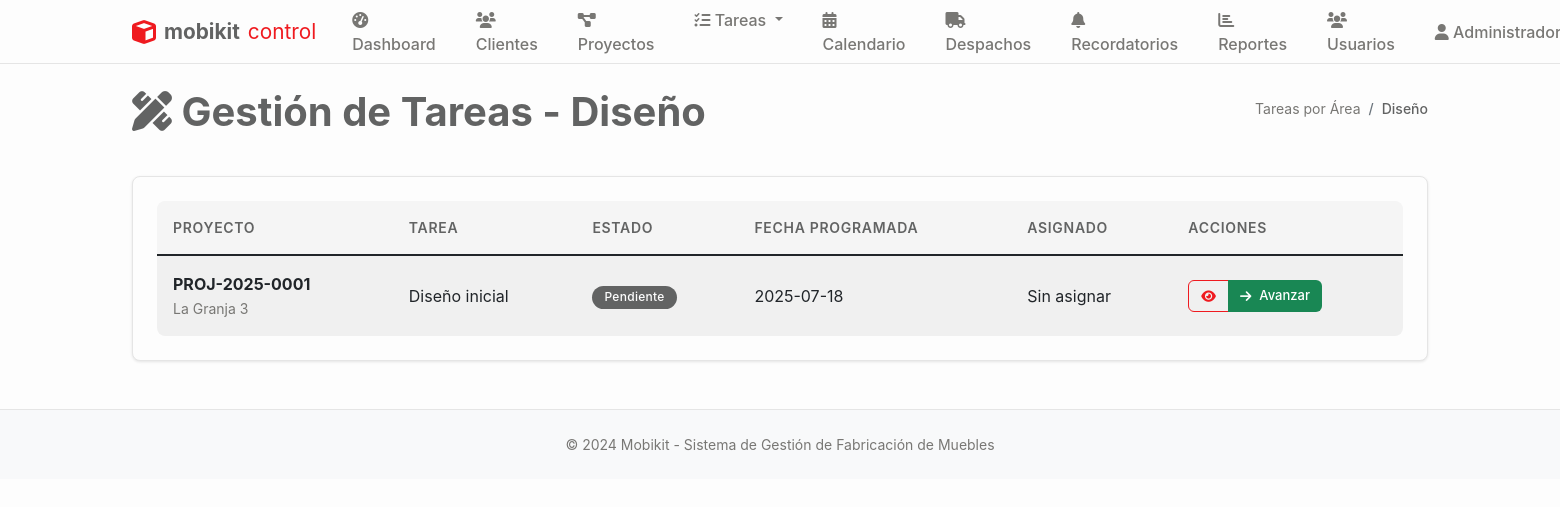
/tareas/diseño (signed in), run on an earlier commit of the app's database.
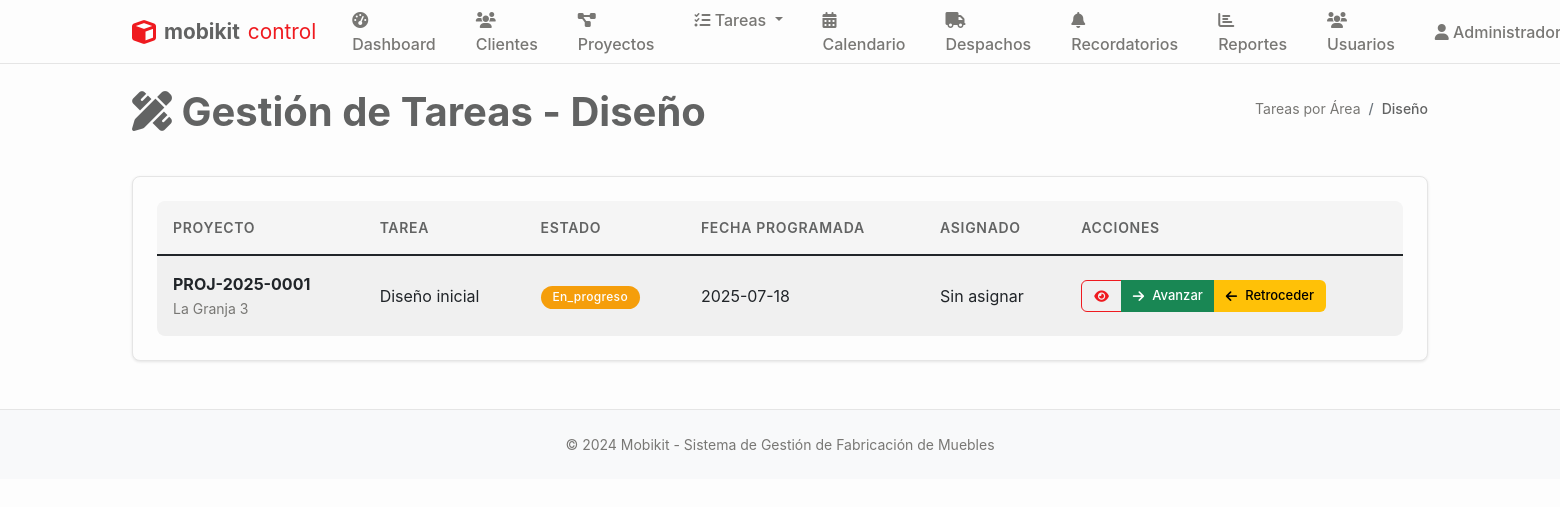
And on a later commit of the database.
### tables this page shows
CREATE TABLE tareas (
    id INTEGER PRIMARY KEY AUTOINCREMENT,
    proyecto_id INTEGER NOT NULL,
    codigo TEXT, -- Código de tarea opcional
    titulo TEXT NOT NULL,
    descripcion TEXT,
    tipo TEXT DEFAULT 'general' CHECK (tipo IN ('diseño', 'fabricación', 'control_calidad', 'embalaje', 'despacho', 'general')),
    rol_asignado TEXT NOT NULL,
    usuario_asignado_id INTEGER,
    area_id INTEGER,
    estado TEXT DEFAULT 'pendiente' CHECK (estado IN ('pendiente', 'en_progreso', 'pausada', 'completada', 'cancelada')),
    prioridad TEXT DEFAULT 'media' CHECK (prioridad IN ('baja', 'media', 'alta', 'urgente')),
    fecha_programada DATE,
    fecha_inicio TIMESTAMP,
    fecha_completada TIMESTAMP,
    tiempo_estimado INTEGER, -- En horas
    tiempo_real INTEGER, -- En horas
    dependencias TEXT, -- JSON con IDs de tareas dependientes
    observaciones TEXT,
    created_at TIMESTAMP DEFAULT CURRENT_TIMESTAMP,
    updated_at TIMESTAMP DEFAULT CURRENT_TIMESTAMP, etapa_fabricacion TEXT 
                CHECK (etapa_fabricacion IN ('seccionado', 'enchapado', 'mecanizado', 'fabricacion_completo')),
    FOREIGN KEY (proyecto_id) REFERENCES proyectos (id),
    FOREIGN KEY (usuario_asignado_id) REFERENCES usuarios (id),
    FOREIGN KEY (area_id) REFERENCES areas (id)
);

CREATE TABLE proyectos (
    id INTEGER PRIMARY KEY AUTOINCREMENT,
    codigo TEXT UNIQUE NOT NULL, -- Código único del proyecto
    nombre TEXT NOT NULL,
    cliente_id INTEGER NOT NULL,
    descripcion TEXT,
    estado TEXT DEFAULT 'diseño' CHECK (estado IN ('diseño', 'aprobado', 'producción', 'embalaje', 'despacho', 'entregado', 'cancelado')),
    prioridad TEXT DEFAULT 'media' CHECK (prioridad IN ('baja', 'media', 'alta', 'urgente')),
    fecha_inicio DATE,
    fecha_entrega DATE,
    fecha_entrega_real DATE,
    diseñador_id INTEGER,
    supervisor_id INTEGER,
    presupuesto DECIMAL(12,2),
    costo_real DECIMAL(12,2),
    observaciones TEXT,
    created_at TIMESTAMP DEFAULT CURRENT_TIMESTAMP,
    updated_at TIMESTAMP DEFAULT CURRENT_TIMESTAMP,
    FOREIGN KEY (cliente_id) REFERENCES clientes (id),
    FOREIGN KEY (diseñador_id) REFERENCES usuarios (id),
    FOREIGN KEY (supervisor_id) REFERENCES usuarios (id)
);

### main.py (the view)
@app.route('/tareas/diseño')
@login_required
@role_required(['diseñador', 'admin', 'general'])
def tareas_diseño():
    conn = sqlite3.connect('mobikit.db')
    cursor = conn.cursor()
    cursor.execute('''
        SELECT t.id, t.titulo, p.nombre as proyecto, p.codigo, t.estado,
               t.fecha_programada, t.descripcion, u.nombre as asignado,
               t.created_at
        FROM tareas t
        JOIN proyectos p ON t.proyecto_id = p.id
        LEFT JOIN usuarios u ON t.usuario_asignado_id = u.id
        WHERE t.rol_asignado = 'diseñador' OR t.tipo = 'diseño'
        ORDER BY
            CASE t.estado
                WHEN 'pendiente' THEN 1
                WHEN 'en_progreso' THEN 2
                WHEN 'completada' THEN 3
            END,
            t.fecha_programada ASC
    ''')
    tareas_list = cursor.fetchall()
    conn.close()
    return render_template('tareas_diseño.html', tareas=tareas_list)

### main.py (called while the page is built)
def login_required(f):
    @wraps(f)
    def decorated_function(*args, **kwargs):
        if 'user_id' not in session:
            return redirect(url_for('login'))
        return f(*args, **kwargs)
    return decorated_function

def role_required(roles):
    def decorator(f):
        @wraps(f)
        def decorated_function(*args, **kwargs):
            if 'user_role' not in session or session['user_role'] not in roles:
                flash('No tienes permisos para acceder a esta página', 'error')
                return redirect(url_for('dashboard'))
            return f(*args, **kwargs)
        return decorated_function
    return decorator

### templates/tareas_diseño.html (shortened to what this page needs)
{% extends "base.html" %}
{% block content %}
<div class="d-flex justify-content-between align-items-center mb-4">
    <h1><i class="fas fa-pencil-ruler"></i> Gestión de Tareas - Diseño</h1>
    <nav aria-label="breadcrumb">
        <ol class="breadcrumb">
            <li class="breadcrumb-item"><a href="{{ url_for('tareas_area') }}">Tareas por Área</a></li>
            <li class="breadcrumb-item active">Diseño</li>
        </ol>
    </nav>
</div>
<div class="card">
    <div class="card-body">
        {% if tareas %}
        <div class="table-responsive">
            <table class="table table-striped">
                <thead>
                    <tr>
                        <th>Proyecto</th>
                        <th>Tarea</th>
                        <th>Estado</th>
                        <th>Fecha Programada</th>
                        <th>Asignado</th>
                        <th>Acciones</th>
                    </tr>
                </thead>
                <tbody>
                    {% for tarea in tareas %}
                    <tr>
                        <td>
                            <strong>{{ tarea[3] }}</strong><br>
                            <small class="text-muted">{{ tarea[2] }}</small>
                        </td>
                        <td>{{ tarea[1] }}</td>
                        <td>
                            <span class="badge bg-{{ 'success' if tarea[4] == 'completada' else 'warning' if tarea[4] == 'en_progreso' else 'secondary' }}">
                                {{ tarea[4]|title }}
                            </span>
                        </td>
                        <td>{{ tarea[5] if tarea[5] else 'Sin fecha' }}</td>
                        <td>{{ tarea[7] if tarea[7] else 'Sin asignar' }}</td>
                        <td>
                            <div class="btn-group" role="group">
                                <a href="{{ url_for('tarea_detalle', tarea_id=tarea[0]) }}" class="btn btn-sm btn-outline-primary">
                                    <i class="fas fa-eye"></i>
                                </a>
                                {% if tarea[4] != 'completada' %}
                                <button class="btn btn-sm btn-success" onclick="avanzarTarea({{ tarea[0] }})">
                                    <i class="fas fa-arrow-right"></i> Avanzar
                                </button>
                                {% endif %}
                                {% if session.user_role in ['admin', 'general'] and tarea[4] != 'pendiente' %}
                                <button class="btn btn-sm btn-warning" onclick="retrocederTarea({{ tarea[0] }})">
                                    <i class="fas fa-arrow-left"></i> Retroceder
                                </button>
                                {% endif %}
                            </div>
                        </td>
                    </tr>
                    {% endfor %}
                </tbody>
            </table>
        </div>
        {% else %}
        <div class="text-center py-4">
            <i class="fas fa-pencil-ruler fa-3x text-muted mb-3"></i>
            <h5>No hay tareas de diseño</h5>
            <p class="text-muted">Las tareas de diseño aparecerán aquí cuando sean creadas.</p>
        </div>
        {% endif %}
    </div>
</div>
{% endblock %}

What changed in the data, as far as the page shows it:
changed tareas "Diseño inicial": estado "Pendiente" → "En_progreso"; now shows "Retroceder"
